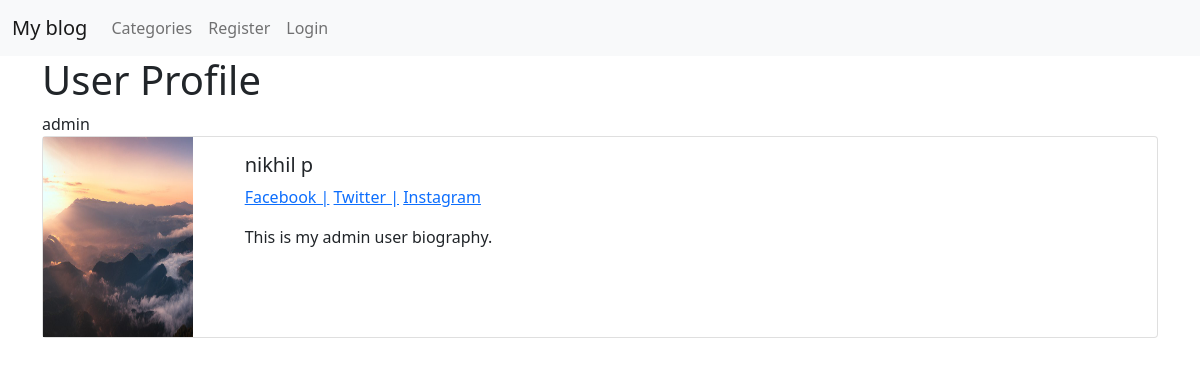
/members/1/profile/, run on the app's committed database.
### theblog/models.py (models this page shows, shortened)
class Profile(models.Model):
    user = models.OneToOneField(User, null=True, on_delete=models.CASCADE)
    bio = models.TextField()
    profile_pic = models.ImageField(null=True, blank=True, upload_to="images/profile")
    website_url = models.CharField(max_length=255, null=True, blank=True)
    facebook_url = models.CharField(max_length=255, null=True, blank=True)
    twitter_url = models.CharField(max_length=255, null=True, blank=True)
    instagram_url = models.CharField(max_length=255, null=True, blank=True)
    pinterest_url = models.CharField(max_length=255, null=True, blank=True)
    def __str__(self):
        return str(self.user)

### members/views.py (the view)
# urls.py: path('<int:pk>/profile/', ShowProfilePageView.as_view(), name='show_profile_page'),
class ShowProfilePageView(DetailView):
    model = Profile
    template_name = 'registration/user_profile.html'
    def get_context_data(self, *args, **kwargs):
        page_user = get_object_or_404(Profile, id=self.kwargs['pk'])
        context = super( ShowProfilePageView, self).get_context_data(*args, **kwargs)
        context["page_user"] = page_user
        return context

### members/templates/registration/user_profile.html (shortened to what this page needs)
{% extends 'base.html' %}
{% load static %}
{% block content %}
<h1>User Profile</h1>
{{ page_user }}
<div class="card mb-3" >
    <div class="row g-0">
      <div class="col-md-2">
        {% if page_user.profile_pic %}
            <img src="{{ page_user.profile_pic.url }}" width="150" height="200" alt="...">
        {% else %}
        <img src="{% static 'theblog/images/default_profile_pic.jpg' %}" width="150" height="200" alt="...">
            {% endif %}
      </div>
      <div class="col-md-10">
        <div class="card-body">
          <h5 class="card-title"> {{ page_user.user.first_name }} {{ page_user.user.last_name }}</h5>
          <p class="card-text text-muted">
                {% if page_user.facebook_url %}
                    <a href="{{ page_user.facebook_url }}">Facebook |</a>
                {% endif %}
                {% if page_user.twitter_url %}
                    <a href="{{ page_user.twitter_url }}">Twitter |</a>
                {% endif %}
                {% if page_user.instagram_url %}
                    <a href="{{ page_user.instagram_url }}">Instagram</a>
                {% endif %}
                </p>
          <p class="card-text">{{ page_user.bio }}</p>
        </div>
      </div>
    </div>
  </div>
{% endblock %}

### data on the page
Profile: user.username "admin", profile_pic (picture), user.first_name "nikhil", user.last_name "p", bio "This is my admin user biography."
